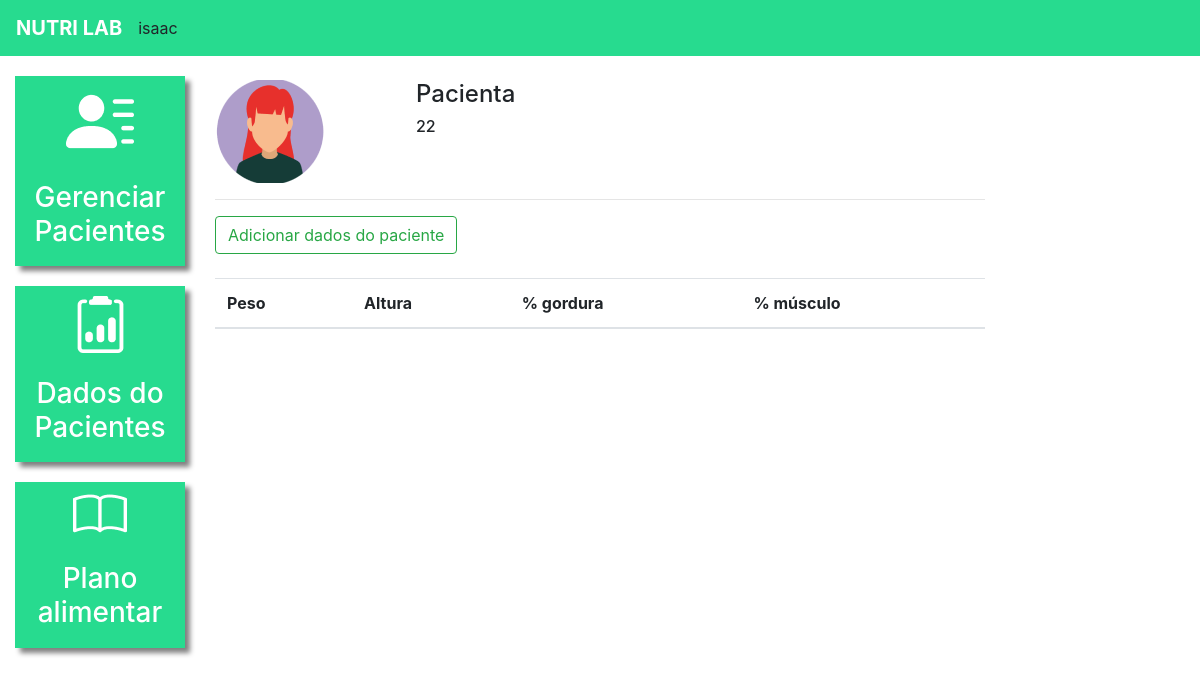
/dados_paciente/2/ (signed in), run on an earlier commit of the app's database.
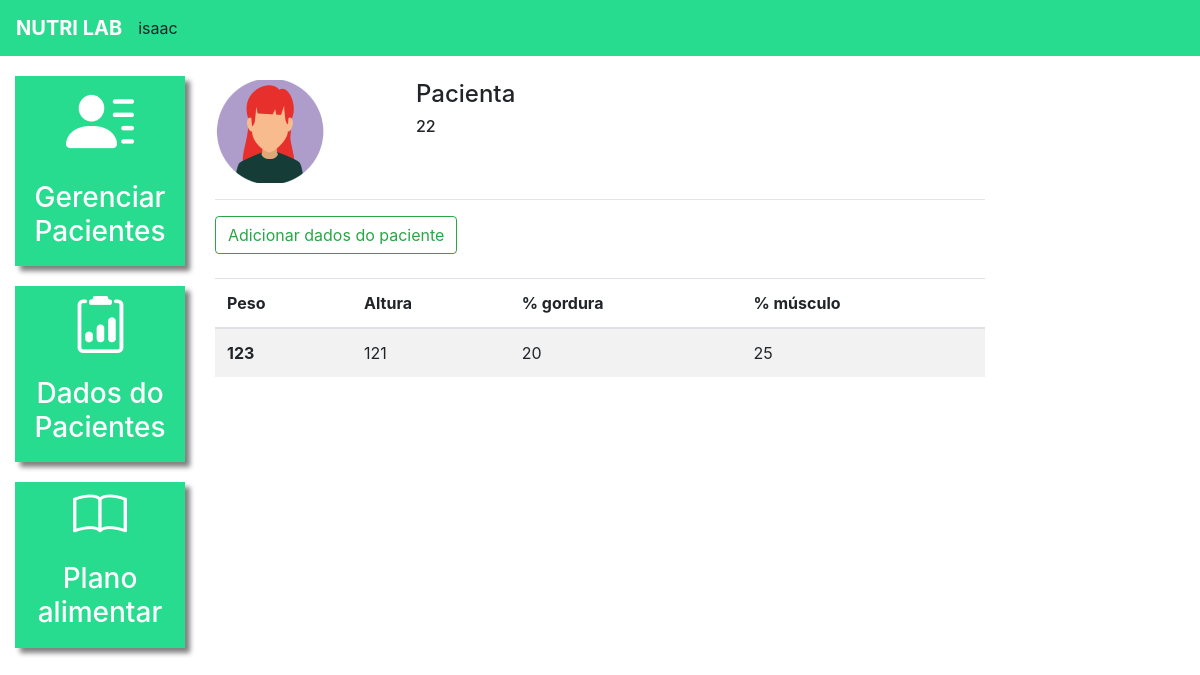
And on a later commit of the database.
### plataforma/models.py (models this page shows, shortened)
class Pacientes(models.Model):
  choices_sexo = (('F', 'Feminino'),
                  ('M', 'Maculino'))
  nome = models.CharField(max_length=50)
  sexo = models.CharField(max_length=1, choices=choices_sexo)
  idade = models.IntegerField()
  email = models.EmailField()
  telefone = models.CharField(max_length=19)
  nutri = models.ForeignKey(User, on_delete=models.CASCADE)

class DadosPaciente(models.Model):
  paciente = models.ForeignKey(Pacientes, on_delete=models.CASCADE)
  data = models.DateTimeField()
  peso = models.IntegerField()
  altura = models.IntegerField()
  percentual_gordura = models.IntegerField()
  percentual_musculo = models.IntegerField()
  colesterol_hdl = models.IntegerField()
  colesterol_ldl = models.IntegerField()
  colesterol_total = models.IntegerField()
  trigliceridios = models.IntegerField()

### plataforma/views.py (the view, shortened to what this page needs)
# urls.py: path('dados_paciente/', views.dados_paciente_listar, name="dados_paciente_listar"),
@login_required(login_url='/auth/logar')
def dados_paciente(request, id):
  paciente = get_object_or_404(Pacientes, id=id)
  if not paciente.nutri == request.user:
    messages.add_message(request, constants.ERROR, 'Esse paciente não é seu')
    return redirect('/dados_paciente/')
  if request.method == 'GET':
    dados_paciente = DadosPaciente.objects.filter(paciente=paciente)
    return render(request, 'dados_paciente.html', {'paciente': paciente, 'dados_paciente': dados_paciente})

### plataforma/templates/dados_paciente.html (shortened to what this page needs)
{% extends 'base_plataforma.html' %} {% load static %} {% block 'plataforma' %}
<br />
<div class="row">
  <div class="col-md-3">
    <img src="{% static 'plataforma/img/perfil1.png' %}" />
  </div>
  <div class="col-md-3 dados descricao">
    <h4>{{paciente.nome}}</h4>
    <h6>{{paciente.idade}}</h6>
  </div>
</div>
<hr />
<button
  type="button"
  class="btn btn-outline-success"
  data-toggle="modal"
  data-target="#modal"
>
  Adicionar dados do paciente
</button>
<br />
<br />
<table class="table table-striped">
  <thead>
    <tr>
      <th scope="col">Peso</th>
      <th scope="col">Altura</th>
      <th scope="col">% gordura</th>
      <th scope="col">% músculo</th>
    </tr>
  </thead>
  <tbody>
    <tr>
      {% for dado in dados_paciente %}
      <th scope="row">{{dado.peso}}</th>
      <td>{{dado.altura}}</td>
      <td>{{dado.percentual_gordura}}</td>
      <td>{{dado.percentual_musculo}}</td>
    </tr>
    {% endfor %}
  </tbody>
</table>
{% endblock%}

### templates/base_plataforma.html
{% extends 'base.html' %}
{% load static %}
{% block 'head' %}
  <link rel="stylesheet" href="{% static 'plataforma/css/css.css' %}" />
{% endblock %}
{% block 'body' %}
  <div class="container-fluid">
    <div class="row">
      <div class="col-md-2">
        <a href="{% url 'pacientes' %}" class="link-lateral">
          <div class="card-lateral">
            <img src="{% static 'plataforma/img/paciente.png' %}" />
            <br />
            <br />
            <h3>Gerenciar Pacientes</h3>
          </div>
        </a>
        <a href="{% url 'dados_paciente_listar' %}" class="link-lateral">
          <div class="card-lateral">
            <img src="{% static 'plataforma/img/dados_paciente.png' %}" />
            <br />
            <br />
            <h3>Dados do Pacientes</h3>
          </div>
        </a>
        <a href="{% url 'dados_paciente_listar' %}" class="link-lateral">
          <div class="card-lateral">
            <img src="{% static 'plataforma/img/plano_alimentar.png' %}" />
            <br />
            <br />
            <h3>Plano alimentar</h3>
          </div>
        </a>
      </div>
      <div class="col-md-8">
        {% block 'plataforma' %}
        {% endblock %}
      </div>
    </div>
  </div>
{% endblock %}

### templates/base.html (shortened to what this page needs)
{% load static %}
<!doctype html>
<html lang="pt-BR">
<head>
{% block 'head' %}{% endblock %}
<link rel="stylesheet" href="https://cdn.jsdelivr.net/npm/bootstrap@4.6.1/dist/css/bootstrap.min.css">
</head>
<body>
{% if user.is_authenticated %}
<nav style="background-color: #27DB8F;" class="navbar navbar-expand-lg navbar-dark">
  <a style="font-weight: bold" class="navbar-brand" href="#">NUTRI LAB</a>
  {{user.username}}
</nav>
{% endif %}
{% block 'body' %}{% endblock %}
</body>
</html>

### templates/static/plataforma/css/css.css (style rules this page uses)
.card-lateral { background-color: #27DB8F; margin-top: 20px; padding: 10px; color: white; font-weight: bold; text-decoration: none; text-align: center; box-shadow: 5px 5px 5px gray; }
.dados { font-weight: bold; }
.descricao { margin-left: -12%; }
@media (max-width: 1300px) { .descricao { margin-left: 1px; } }

What changed in the data, as far as the page shows it:
added DadosPaciente: peso "123", altura "121", percentual_gordura "20", percentual_musculo "25"
